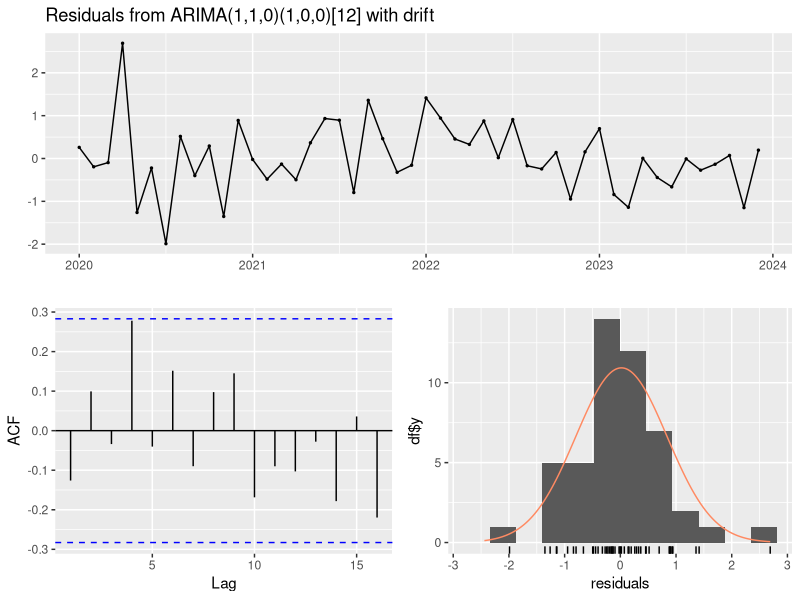
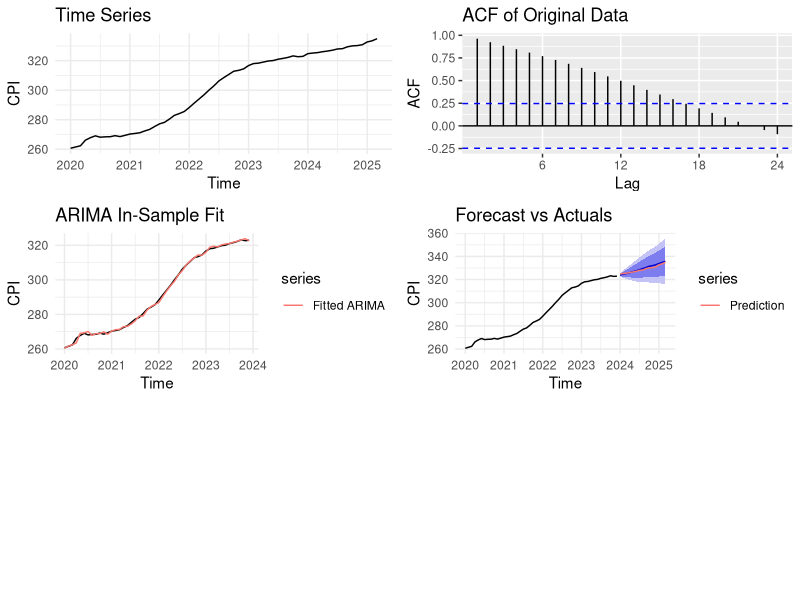

Write the R code that produced these figures, in order.
## ---- chunk 1
setwd("C:/Users/athen/Documents/GitHub/SocialForecasting_Spring2025/Assignment/FinalAssignment")
library(readr)
library(dplyr)
library(forecast)
library(lubridate)
library(tidyverse)
library(ggplot2)
library(gridExtra)
## ---- chunk 2
food_raw <- read_csv("foodandbeverage.csv", show_col_types = FALSE)
colnames(food_raw) <- c("series_id", "year", "period", "label", "CPI")
food_data <- food_raw %>%
  mutate(
    date = parse_date_time(label, orders = "Y b"),
    CPI = as.numeric(CPI)
  ) %>%
  select(date, CPI) %>%
  arrange(date)
## ---- chunk 3
start_year  <- year(min(food_data$date))
start_month <- month(min(food_data$date))
food_ts     <- ts(food_data$CPI, start = c(start_year, start_month), frequency = 12)
## ---- chunk 4
fig1 <- autoplot(food_ts) +
  ggtitle("Time Series") +
  xlab("Time") + ylab("CPI") + theme_minimal()
fig2 <- ggAcf(food_ts) + ggtitle("ACF of Original Data")

## ---- chunk 5
train_ts <- window(food_ts, end = c(2023, 12))
test_ts  <- window(food_ts, start = c(2024, 1))
## ---- chunk 6
# Fitting
arima_model <- auto.arima(train_ts)
summary(arima_model)
accuracy(fitted(arima_model), train_ts)
## ---- chunk 7
fig4 <- autoplot(train_ts) +
  autolayer(fitted(arima_model), series = "Fitted ARIMA") + xlab("Time") + ylab("CPI") +
  ggtitle("ARIMA In-Sample Fit") +
  theme_minimal()
## ---- chunk 8
fig3 <- checkresiduals(arima_model)
## ---- chunk 9
forecast_arima <- forecast(arima_model, h = length(test_ts))
## ---- chunk 10
fig5 <- autoplot(forecast_arima) +
  autolayer(test_ts, series = "Prediction") +
  xlab("Time") + ylab("CPI") +
  ggtitle("Forecast vs Actuals") +
  theme_minimal()
## ---- chunk 11
png("combined_panel.png", width = 1200, height = 1800)  # Larger dimensions for the panel
grid.arrange(fig1, fig2, fig4, fig5, ncol = 2, nrow = 3)  # Adjust as needed
dev.off()
